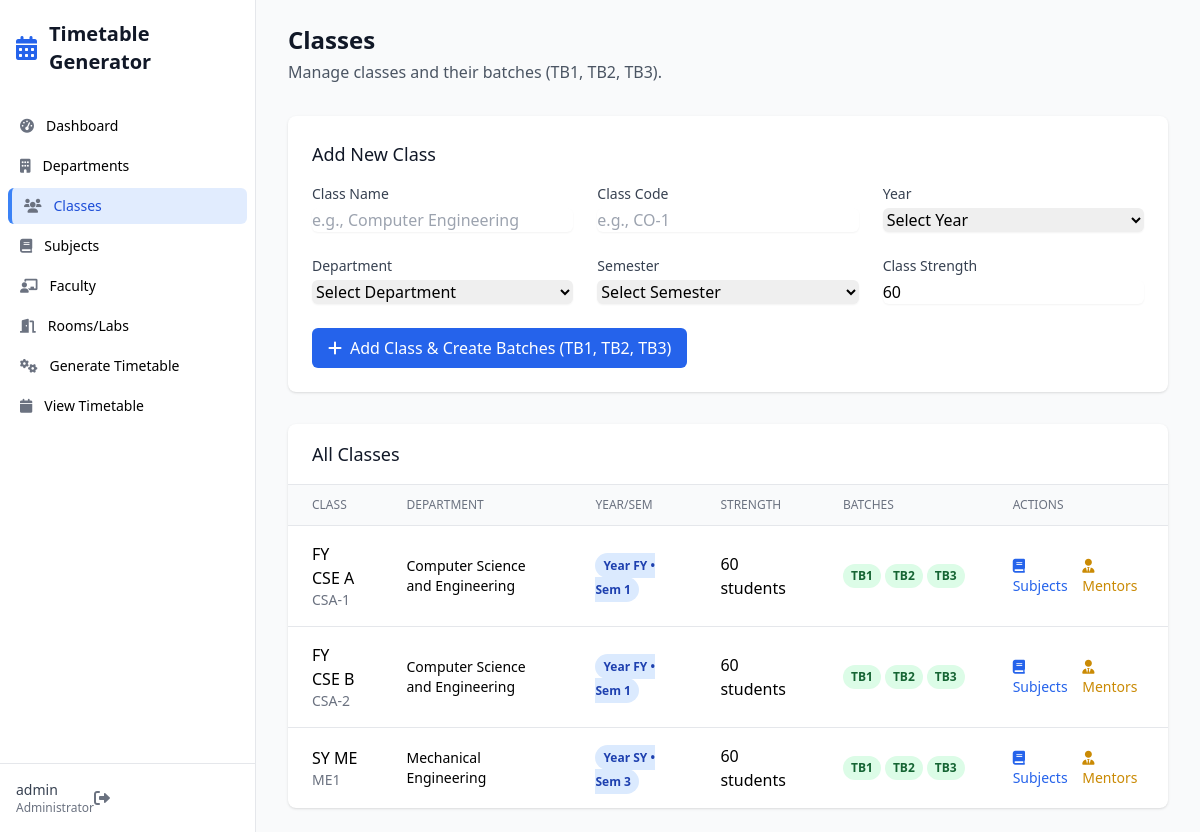
Page /classes (signed in) on the committed database.
### app.py (models this page shows, shortened)
class User(UserMixin, db.Model):
    id = db.Column(db.Integer, primary_key=True)
    username = db.Column(db.String(80), unique=True, nullable=False)
    email = db.Column(db.String(120), unique=True, nullable=False)
    password_hash = db.Column(db.String(200))
    is_admin = db.Column(db.Boolean, default=False)
    created_at = db.Column(db.DateTime, default=datetime.utcnow)

class Class(db.Model):
    id = db.Column(db.Integer, primary_key=True)
    name = db.Column(db.String(50), nullable=False)
    code = db.Column(db.String(20), unique=True, nullable=False)
    year = db.Column(db.String(10), nullable=False)  # FY, SY, TY
    department_id = db.Column(db.Integer, db.ForeignKey('department.id'), nullable=False)
    semester = db.Column(db.Integer, nullable=False)
    strength = db.Column(db.Integer, default=60)
    created_at = db.Column(db.DateTime, default=datetime.utcnow)
    subjects = db.relationship('ClassSubject', backref='class_ref', lazy=True)
    batches = db.relationship('Batch', backref='class_ref', lazy=True)
    timetable = db.relationship('Timetable', backref='class_ref', lazy=True)

class Department(db.Model):
    id = db.Column(db.Integer, primary_key=True)
    code = db.Column(db.String(10), unique=True, nullable=False)
    name = db.Column(db.String(100), nullable=False)
    description = db.Column(db.Text)
    created_at = db.Column(db.DateTime, default=datetime.utcnow)
    classes = db.relationship('Class', backref='department', lazy=True)
    faculty = db.relationship('Faculty', backref='department', lazy=True)

class Batch(db.Model):
    id = db.Column(db.Integer, primary_key=True)
    name = db.Column(db.String(10), nullable=False)  # TB1, TB2, TB3
    code = db.Column(db.String(30), unique=True, nullable=False)
    class_id = db.Column(db.Integer, db.ForeignKey('class.id'), nullable=False)
    mentor_id = db.Column(db.Integer, db.ForeignKey('faculty.id'))
    created_at = db.Column(db.DateTime, default=datetime.utcnow)
    practical_slots = db.relationship('PracticalSlot', backref='batch', lazy=True)

### app.py (the view)
@app.route('/classes')
@login_required
def manage_classes():
    classes = Class.query.all()
    departments = Department.query.all()
    semesters = list(range(1, 7))
    return render_template('classes.html', classes=classes, departments=departments, semesters=semesters)

### app.py (called while the page is built)
@login_manager.user_loader
def load_user(user_id):
    return db.session.get(User, int(user_id))

### templates/classes.html (shortened to what this page needs)
{% extends "base.html" %}
{% block content %}
<div class="mb-8">
    <h2 class="text-2xl font-bold text-gray-900">Classes</h2>
    <p class="mt-1 text-gray-600">Manage classes and their batches (TB1, TB2, TB3).</p>
</div>
<div class="bg-white rounded-lg shadow p-6 mb-8">
    <h3 class="text-lg font-medium text-gray-900 mb-4">Add New Class</h3>
    <form method="POST" action="{{ url_for('add_class') }}">
        <div class="grid grid-cols-1 md:grid-cols-2 lg:grid-cols-3 gap-6">
            <div>
                <label for="name" class="block text-sm font-medium text-gray-700">Class Name</label>
                <input type="text" id="name" name="name" required
                       class="mt-1 block w-full rounded-md border-gray-300 shadow-sm focus:border-primary-500 focus:ring-primary-500"
                       placeholder="e.g., Computer Engineering">
            </div>
            <div>
                <label for="code" class="block text-sm font-medium text-gray-700">Class Code</label>
                <input type="text" id="code" name="code" required
                       class="mt-1 block w-full rounded-md border-gray-300 shadow-sm focus:border-primary-500 focus:ring-primary-500"
                       placeholder="e.g., CO-1">
            </div>
            <div>
                <label for="year" class="block text-sm font-medium text-gray-700">Year</label>
                <select id="year" name="year" required
                        class="mt-1 block w-full rounded-md border-gray-300 shadow-sm focus:border-primary-500 focus:ring-primary-500">
                    <option value="">Select Year</option>
                </select>
            </div>
            <div>
                <label for="department_id" class="block text-sm font-medium text-gray-700">Department</label>
                <select id="department_id" name="department_id" required
                        class="mt-1 block w-full rounded-md border-gray-300 shadow-sm focus:border-primary-500 focus:ring-primary-500">
                    <option value="">Select Department</option>
                </select>
            </div>
            <div>
                <label for="semester" class="block text-sm font-medium text-gray-700">Semester</label>
                <select id="semester" name="semester" required
                        class="mt-1 block w-full rounded-md border-gray-300 shadow-sm focus:border-primary-500 focus:ring-primary-500">
                    <option value="">Select Semester</option>
                </select>
            </div>
            <div>
                <label for="strength" class="block text-sm font-medium text-gray-700">Class Strength</label>
                <input type="number" id="strength" name="strength" value="60"
                       class="mt-1 block w-full rounded-md border-gray-300 shadow-sm focus:border-primary-500 focus:ring-primary-500">
            </div>
        </div>
        <div class="mt-6">
            <button type="submit" class="px-4 py-2 bg-primary-600 text-white rounded-md hover:bg-primary-700">
                <i class="fas fa-plus mr-2"></i>Add Class & Create Batches (TB1, TB2, TB3)
            </button>
        </div>
    </form>
</div>
<div class="bg-white rounded-lg shadow overflow-hidden">
    <div class="px-6 py-4 border-b border-gray-200">
        <h3 class="text-lg font-medium text-gray-900">All Classes</h3>
    </div>
    {% if classes %}
    <div class="overflow-x-auto">
        <table class="min-w-full divide-y divide-gray-200">
            <thead class="bg-gray-50">
                <tr>
                    <th class="px-6 py-3 text-left text-xs font-medium text-gray-500 uppercase">Class</th>
                    <th class="px-6 py-3 text-left text-xs font-medium text-gray-500 uppercase">Department</th>
                    <th class="px-6 py-3 text-left text-xs font-medium text-gray-500 uppercase">Year/Sem</th>
                    <th class="px-6 py-3 text-left text-xs font-medium text-gray-500 uppercase">Strength</th>
                    <th class="px-6 py-3 text-left text-xs font-medium text-gray-500 uppercase">Batches</th>
                    <th class="px-6 py-3 text-left text-xs font-medium text-gray-500 uppercase">Actions</th>
                </tr>
            </thead>
            <tbody class="divide-y divide-gray-200">
                {% for class in classes %}
                <tr>
                    <td class="px-6 py-4">
                        <div class="font-medium">{{ class.name }}</div>
                        <div class="text-sm text-gray-500">{{ class.code }}</div>
                    </td>
                    <td class="px-6 py-4">
                        <div class="text-sm">{{ class.department.name }}</div>
                    </td>
                    <td class="px-6 py-4">
                        <span class="px-2 py-1 text-xs font-semibold rounded-full bg-blue-100 text-blue-800">
                            Year {{ class.year }} • Sem {{ class.semester }}
                        </span>
                    </td>
                    <td class="px-6 py-4">
                        {{ class.strength }} students
                    </td>
                    <td class="px-6 py-4">
                        <div class="flex space-x-1">
                            {% for batch in class.batches[:3] %}
                            <span class="px-2 py-1 text-xs font-semibold rounded-full bg-green-100 text-green-800">
                                {{ batch.name }}
                            </span>
                            {% endfor %}
                        </div>
                    </td>
                    <td class="px-6 py-4">
                        <div class="flex space-x-2">
                            <a href="{{ url_for('manage_class_subjects', class_id=class.id) }}"
                               class="text-primary-600 hover:text-primary-900 text-sm">
                                <i class="fas fa-book mr-1"></i>Subjects
                            </a>
                            <a href="{{ url_for('manage_batch_mentors', class_id=class.id) }}"
                               class="text-yellow-600 hover:text-yellow-900 text-sm">
                                <i class="fas fa-user-tie mr-1"></i>Mentors
                            </a>
                        </div>
                    </td>
                </tr>
                {% endfor %}
            </tbody>
        </table>
    </div>
    {% else %}
    <div class="p-6 text-center text-gray-500">
        No classes found. Add your first class!
    </div>
    {% endif %}
</div>
{% endblock %}

### templates/base.html (shortened to what this page needs)
<!DOCTYPE html>
<html lang="en" class="h-full bg-gray-50">
<head>
    <script src="https://cdn.tailwindcss.com"></script>
    <link href="https://cdnjs.cloudflare.com/ajax/libs/font-awesome/6.0.0/css/all.min.css" rel="stylesheet">
</head>
<body class="h-full">
    {% if current_user.is_authenticated %}
    <div class="min-h-full">
        <div class="hidden lg:fixed lg:inset-y-0 lg:flex lg:w-64 lg:flex-col">
            <div class="flex min-h-0 flex-1 flex-col border-r border-gray-200 bg-white">
                <div class="flex flex-1 flex-col overflow-y-auto pt-5 pb-4">
                    <div class="flex flex-shrink-0 items-center px-4">
                        <i class="fas fa-calendar-alt text-primary-600 text-2xl mr-3"></i>
                        <h1 class="text-xl font-bold text-gray-900">Timetable Generator</h1>
                    </div>
                    <nav class="mt-8 flex-1 space-y-1 px-2">
                        <a href="{{ url_for('dashboard') }}" class="sidebar-link group flex items-center px-3 py-2 text-sm font-medium rounded-md {% if request.endpoint == 'dashboard' %}active{% endif %}">
                            <i class="fas fa-tachometer-alt text-gray-500 mr-3 flex-shrink-0"></i>
                            Dashboard
                        </a>
                        <a href="{{ url_for('manage_departments') }}" class="sidebar-link group flex items-center px-3 py-2 text-sm font-medium rounded-md {% if request.endpoint == 'manage_departments' %}active{% endif %}">
                            <i class="fas fa-building text-gray-500 mr-3 flex-shrink-0"></i>
                            Departments
                        </a>
                        <a href="{{ url_for('manage_classes') }}" class="sidebar-link group flex items-center px-3 py-2 text-sm font-medium rounded-md {% if request.endpoint == 'manage_classes' %}active{% endif %}">
                            <i class="fas fa-users text-gray-500 mr-3 flex-shrink-0"></i>
                            Classes
                        </a>
                        <a href="{{ url_for('manage_subjects') }}" class="sidebar-link group flex items-center px-3 py-2 text-sm font-medium rounded-md {% if request.endpoint == 'manage_subjects' %}active{% endif %}">
                            <i class="fas fa-book text-gray-500 mr-3 flex-shrink-0"></i>
                            Subjects
                        </a>
                        <a href="{{ url_for('manage_faculty') }}" class="sidebar-link group flex items-center px-3 py-2 text-sm font-medium rounded-md {% if request.endpoint == 'manage_faculty' %}active{% endif %}">
                            <i class="fas fa-chalkboard-teacher text-gray-500 mr-3 flex-shrink-0"></i>
                            Faculty
                        </a>
                        <a href="{{ url_for('manage_rooms') }}" class="sidebar-link group flex items-center px-3 py-2 text-sm font-medium rounded-md {% if request.endpoint == 'manage_rooms' %}active{% endif %}">
                            <i class="fas fa-door-open text-gray-500 mr-3 flex-shrink-0"></i>
                            Rooms/Labs
                        </a>
                        <a href="{{ url_for('generate_timetable') }}" class="sidebar-link group flex items-center px-3 py-2 text-sm font-medium rounded-md {% if request.endpoint == 'generate_timetable' %}active{% endif %}">
                            <i class="fas fa-cogs text-gray-500 mr-3 flex-shrink-0"></i>
                            Generate Timetable
                        </a>
                        <a href="{{ url_for('view_timetable') }}" class="sidebar-link group flex items-center px-3 py-2 text-sm font-medium rounded-md {% if request.endpoint == 'view_timetable' %}active{% endif %}">
                            <i class="fas fa-calendar text-gray-500 mr-3 flex-shrink-0"></i>
                            View Timetable
                        </a>
                    </nav>
                </div>
                <div class="flex flex-shrink-0 border-t border-gray-200 p-4">
                    <div class="flex items-center">
                        <div>
                            <p class="text-sm font-medium text-gray-700">{{ current_user.username }}</p>
                            <p class="text-xs text-gray-500">Administrator</p>
                        </div>
                        <a href="{{ url_for('logout') }}" class="ml-auto">
                            <i class="fas fa-sign-out-alt text-gray-500 hover:text-red-500"></i>
                        </a>
                    </div>
                </div>
            </div>
        </div>
        <div class="lg:pl-64">
            <div class="flex flex-col">
                <main class="flex-1">
                    <div class="py-6">
                        <div class="mx-auto max-w-7xl px-4 sm:px-6 lg:px-8">
                            {% block content %}{% endblock %}
                        </div>
                    </div>
                </main>
            </div>
        </div>
    </div>
    {% else %}
        {% block auth_content %}{% endblock %}
    {% endif %}
</body>
</html>

### templates/base.html (style rules this page uses)
.sidebar-link.active { background-color: rgba(59, 130, 246, 0.15); border-left: 4px solid #3b82f6; color: #1d4ed8; }

### rows in the picture
User: username "admin"
Class: name "FY CSE A", code "CSA-1", department.name "Computer Science and Engineering", year "FY", semester "1", strength "60"
Batch: name "TB1"
Batch: name "TB2"
Batch: name "TB3"
Class: name "FY CSE B", code "CSA-2", department.name "Computer Science and Engineering", year "FY", semester "1", strength "60"
Batch: name "TB1"
Batch: name "TB2"
Batch: name "TB3"
Class: name "SY ME", code "ME1", department.name "Mechanical Engineering", year "SY", semester "3", strength "60"
Batch: name "TB1"
Batch: name "TB2"
Batch: name "TB3"
